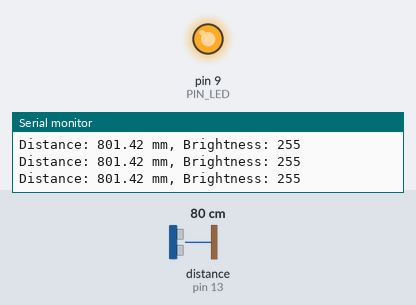
Bench run of a sketch on a simulated Arduino Uno, built with avr-gcc and run on an emulated ATmega328P. On the bench: output pins drawn as LEDs (lit = HIGH), the last lines printed to the serial monitor. Wiring (inferred from the names in the program): ultrasonic range finder: trigger pin 12; echo pin 13. Inputs (shaded band) come from the test bench; at power-on: distance to the obstacle (sensor on pin 13) 80 cm. The echo pulse lasts 58.3 µs per cm; pins used as bus, display or sensor lines are not drawn.

Above: at 1.2 s.
1.3 s: distance to the obstacle (sensor on pin 13) set to 2 cm
4.3 s: distance to the obstacle (sensor on pin 13) set to 18 cm
At 4.9 s:
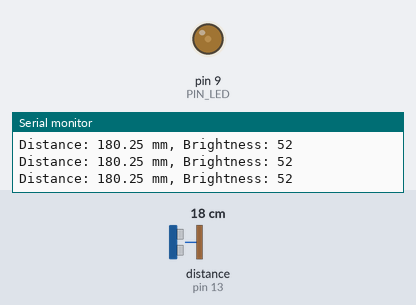
7.3 s: distance to the obstacle (sensor on pin 13) set to 4 cm
At 8.5 s:
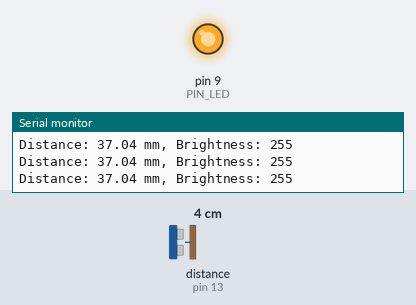
Timing chart, 0 to 10.3 s (numbered marks = the images above; inputs shaded):
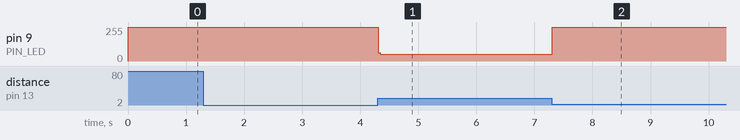

Measured:
- after the input at 4.3 s, pin 9 (PIN_LED): 255/255 → 52/255 at once
- after the input at 7.3 s, pin 9 (PIN_LED): 52/255 → 255/255 at once

The sketch:

08_example_2.ino
```cpp
#define PIN_LED 9
#define PIN_TRIG 12
#define PIN_ECHO 13

long duration;
float distance;
int brightness;

void setup() {
  pinMode(PIN_TRIG, OUTPUT);
  pinMode(PIN_ECHO, INPUT);
  pinMode(PIN_LED, OUTPUT);
  Serial.begin(9600);
}

void loop() {
  digitalWrite(PIN_TRIG, LOW);
  delayMicroseconds(2);
  digitalWrite(PIN_TRIG, HIGH);
  delayMicroseconds(10);
  digitalWrite(PIN_TRIG, LOW);

  duration = pulseIn(PIN_ECHO, HIGH);
  distance = (duration * 0.343) / 2;

  if (distance <= 100 || distance >= 300) {
    brightness = 255;
  } else if (distance == 150 || distance == 250) {
    brightness = 128;
  } else if (distance > 100 && distance < 150) {
    brightness = map(distance, 100, 150, 255, 128);
  } else if (distance > 150 && distance < 200) {
    brightness = map(distance, 150, 200, 128, 0);
  } else if (distance > 200 && distance < 250) {
    brightness = map(distance, 200, 250, 0, 128);
  } else {
    brightness = map(distance, 250, 300, 128, 255);
  }

  analogWrite(PIN_LED, brightness);

  Serial.print("Distance: ");
  Serial.print(distance);
  Serial.print(" mm, Brightness: ");
  Serial.println(brightness);

  delay(25);
}
```
